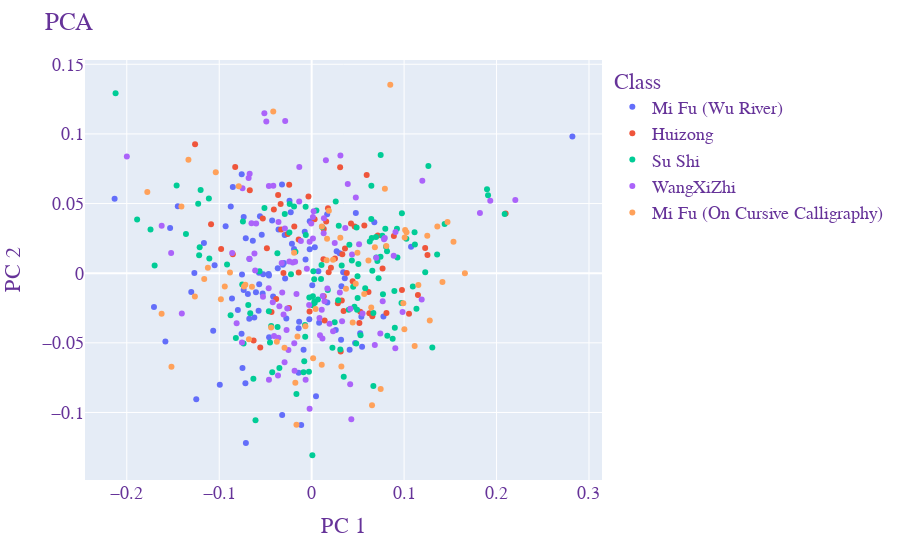

The notebook cell saved with this chart:
### Markdown cell above
Ok, now that I see how the dataframe in Plotly's tutorial is structured, I can construct one from my own data. Or I can skip the dataframe altogether and just provide a list to the 'color' parameter in px.scatter.

### Code cell
paths = ['Extracted Characters/Mi Fu - Poem Written in a Boat on the Wu River/',
         'Extracted Characters/Emperor Huizong - Finches and bamboo/',
         'Extracted Characters/Su Shi - Inscription of Hanshi/',
         'Extracted Characters/WangXiZhi - On the Seventeenth Day/',
         'Extracted Characters/Mi Fu - On Cursive Calligraphy/']
label_list = ['Mi Fu (Wu River)',
             'Huizong',
             'Su Shi',
             'WangXiZhi',
             'Mi Fu (On Cursive Calligraphy)']
invert_list = [True,
              True,
              True,
              False,
              True]

# Construct labeled dataset of contour angle histograms
X_list = []
labels = []
for i, path in enumerate(paths):
    label = label_list[i]
    invert = invert_list[i]
    if invert:
        X = analyze_images_in_path(path, invert=True)
    else:
        X = analyze_images_in_path(path, invert=False)
    plot_mu_and_K(X, title=f'{label} ({X.shape[1]} images)', filename=f'Test/mu+K_{label.replace(" ", "")}.png')
    X_list.append(X)
    labels += [label] * X.shape[1]
    
X_total =  np.vstack([X.T for X in X_list])

# Perform PCA
pca = PCA(n_components=2)
components = pca.fit_transform(X_total)
print(f'# of datapoints: {len(components)}')
print(f'len(labels) = {len(labels)}')
assert(len(labels) == len(components))
total_var = pca.explained_variance_ratio_.sum() * 100
print('Total explained variance = {:0.2f}%'.format(total_var))

# Plot results with Plotly
fig = px.scatter(components, x=0, y=1, color=labels)
fig.update_layout(
    title="PCA",
    xaxis_title="PC 1",
    yaxis_title="PC 2",
    legend_title="Class",
    font=dict(
        family="Courier New, monospace",
        size=18,
        color="RebeccaPurple"
    )
)
fig.show()
fig.write_image('Test/PCA_Plotly_5.png')
